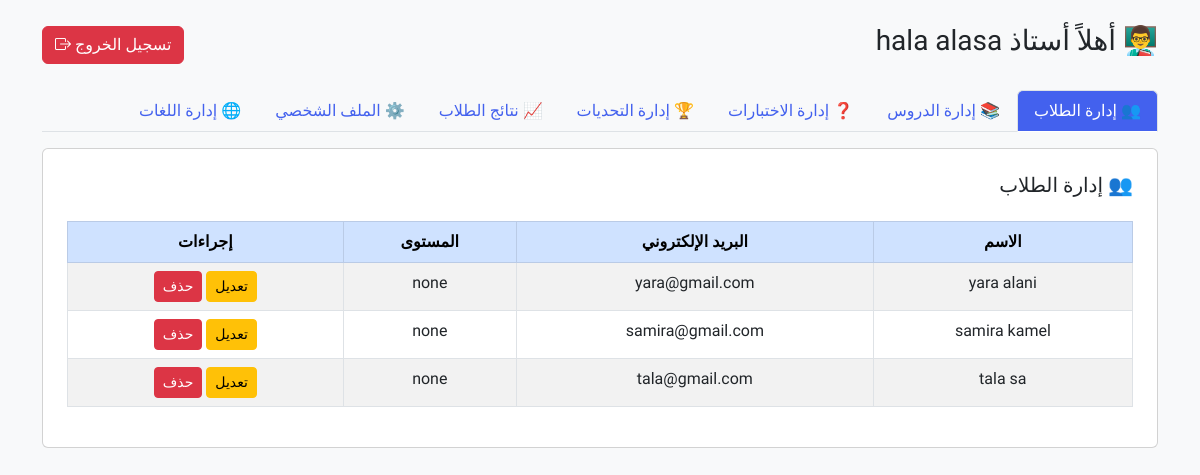
The page /teacher_dashboard.php (signed in) on the database its author committed.
### tables this page shows
CREATE TABLE `users` (
  `id` int NOT NULL,
  `name` varchar(100) NOT NULL,
  `email` varchar(100) NOT NULL,
  `password` varchar(255) NOT NULL,
  `role` enum('student','teacher','admin') NOT NULL DEFAULT 'student',
  `status` enum('pending','approved','rejected') DEFAULT 'pending',
  `profile_image` varchar(255) DEFAULT NULL,
  `created_at` timestamp NOT NULL DEFAULT CURRENT_TIMESTAMP,
  `level` enum('none','beginner','intermediate','advanced') DEFAULT 'none'
);

### teacher_sections/students.php (the view, shortened to what this page needs)
<?php
$host = "localhost";
$user = "root";
$pass = "";
$dbname = "learning_platform";
$conn = new mysqli($host, $user, $pass, $dbname);
$sql = "SELECT id, name, email, level FROM users WHERE role = 'student'";
$result = $conn->query($sql);
?>
<div class="card p-4">
    <h5 class="mb-4">👥 إدارة الطلاب</h5>
    <?php if ($result->num_rows > 0): ?>
        <table class="table table-bordered table-striped">
            <thead class="table-primary text-center">
                <tr>
                    <th>الاسم</th>
                    <th>البريد الإلكتروني</th>
                    <th>المستوى</th>
                    <th>إجراءات</th>
                </tr>
            </thead>
            <tbody class="text-center">
                <?php while($row = $result->fetch_assoc()): ?>
                    <tr>
                        <td><?= htmlspecialchars($row['name']) ?></td>
                        <td><?= htmlspecialchars($row['email']) ?></td>
                        <td><?= htmlspecialchars($row['level']) ?></td>
                        <td>
                            <a href="?section=edit_student&id=<?= $row['id'] ?>" class="btn btn-sm btn-warning">تعديل</a>
                            <a href="teacher_sections/delete_student.php?id=<?= $row['id'] ?>" class="btn btn-sm btn-danger" onclick="return confirm('هل أنت متأكد من الحذف؟')">حذف</a>
                        </td>
                    </tr>
                <?php endwhile; ?>
            </tbody>
        </table>
    <?php else: ?>
        <p>لا يوجد طلاب مسجلين حالياً.</p>
    <?php endif; ?>
</div>

### teacher_dashboard.php (style rules this page uses)
body { font-family: 'Tajawal', sans-serif; background-color: #f4f6f9; }
body { font-family: 'Tajawal', sans-serif; background: #f8f9fa; }

### rows shown on the page
users: name "yara alani", email "yara@gmail.com", level "none"
users: name "samira kamel", email "samira@gmail.com", level "none"
users: name "tala sa", email "tala@gmail.com", level "none"

### other values the page prints
$name "hala alasa"
